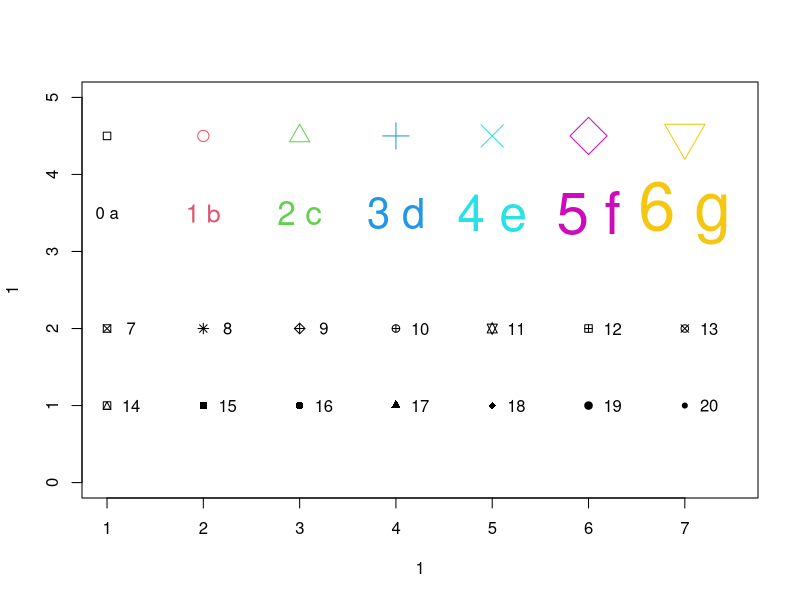

Reproduce this figure in R.
plot(1, 1, xlim = c(1, 7.5), ylim = c(0, 5), type = "n")
points(1 : 7, rep(4.5, 7), cex = seq(1, 4, l = 7), col = 1 : 7, pch = 0 : 6)
text(1 : 7, rep(3.5, 7), labels = paste(0:6, letters[1:7]), cex = seq(1, 4, l = 7), col = 1 : 7)
points(1 : 7, rep(2, 7), pch = (0 : 6) + 7)
text((1 : 7) + 0.25, rep(2, 7), paste((0 : 6) + 7))
points(1 : 7, rep(1, 7), pch = (0 : 6) + 14)
text((1 : 7) + 0.25, rep(1, 7), paste((0 : 6) + 14))
